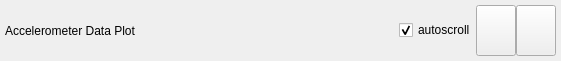
<?xml version="1.0" encoding="UTF-8"?>
<ui version="4.0">
 <class>DataPlotWidget</class>
 <widget class="QWidget" name="AccDataPlotWidget">
  <property name="geometry">
   <rect>
    <x>0</x>
    <y>0</y>
    <width>561</width>
    <height>61</height>
   </rect>
  </property>
  <property name="acceptDrops">
   <bool>true</bool>
  </property>
  <property name="windowTitle">
   <string>Plot</string>
  </property>
  <layout class="QVBoxLayout" name="verticalLayout">
   <property name="spacing">
    <number>0</number>
   </property>
   <property name="margin">
    <number>0</number>
   </property>
   <item>
    <layout class="QHBoxLayout" name="dataPlotControls">
     <property name="spacing">
      <number>0</number>
     </property>
     <property name="margin">
      <number>5</number>
     </property>
     <item>
      <widget class="QLabel" name="label">
       <property name="text">
        <string>Accelerometer Data Plot</string>
       </property>
      </widget>
     </item>
     <item>
      <spacer name="spacer">
       <property name="orientation">
        <enum>Qt::Horizontal</enum>
       </property>
       <property name="sizeHint" stdset="0">
        <size>
         <width>40</width>
         <height>20</height>
        </size>
       </property>
      </spacer>
     </item>
     <item>
      <widget class="QCheckBox" name="autoscroll_checkbox">
       <property name="text">
        <string>autoscroll</string>
       </property>
       <property name="checked">
        <bool>true</bool>
       </property>
      </widget>
     </item>
     <item>
      <widget class="QPushButton" name="pause_button">
       <property name="sizePolicy">
        <sizepolicy hsizetype="Preferred" vsizetype="Preferred">
         <horstretch>0</horstretch>
         <verstretch>0</verstretch>
        </sizepolicy>
       </property>
       <property name="toolTip">
        <string>pause plot</string>
       </property>
       <property name="iconSize">
        <size>
         <width>16</width>
         <height>16</height>
        </size>
       </property>
       <property name="checkable">
        <bool>true</bool>
       </property>
      </widget>
     </item>
     <item>
      <widget class="QPushButton" name="clear_button">
       <property name="sizePolicy">
        <sizepolicy hsizetype="Preferred" vsizetype="Preferred">
         <horstretch>0</horstretch>
         <verstretch>0</verstretch>
        </sizepolicy>
       </property>
       <property name="toolTip">
        <string>clear plot</string>
       </property>
       <property name="iconSize">
        <size>
         <width>16</width>
         <height>16</height>
        </size>
       </property>
      </widget>
     </item>
    </layout>
   </item>
   <item>
    <layout class="QHBoxLayout" name="data_plot_layout">
     <property name="spacing">
      <number>0</number>
     </property>
    </layout>
   </item>
  </layout>
 </widget>
 <resources/>
 <connections/>
</ui>
